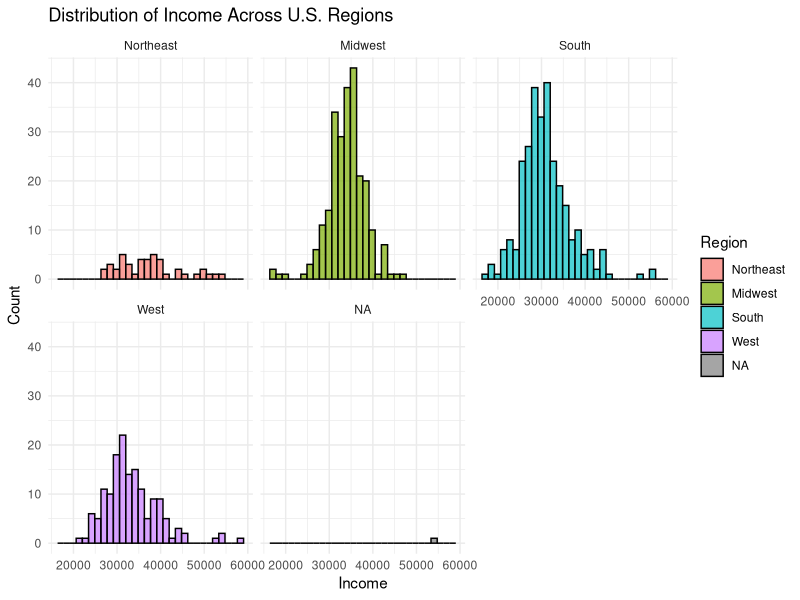
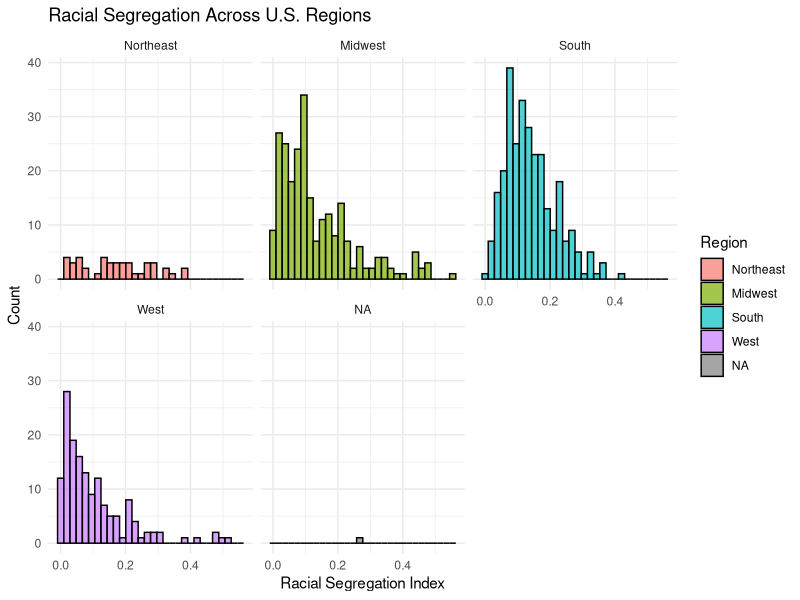
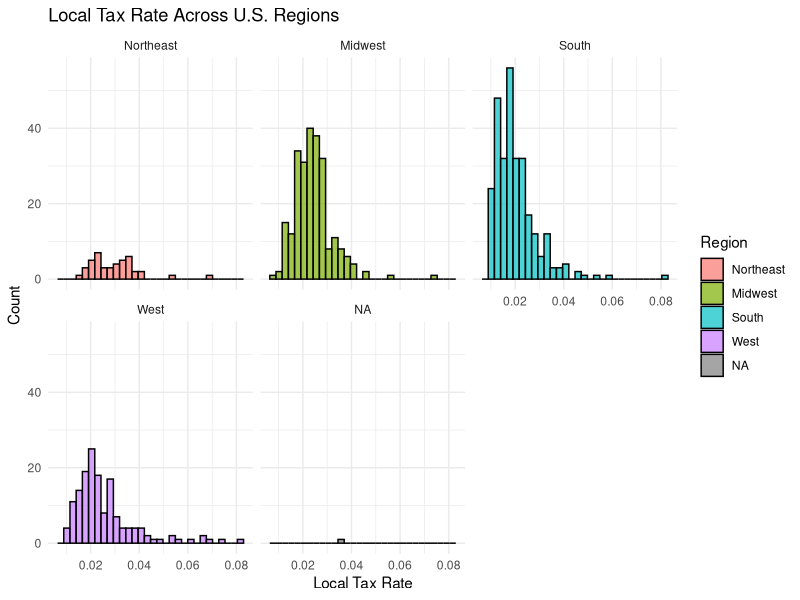

Write R code to recreate these figures, in order.
## ---- chunk 1
library(tidyverse)

mobility_data <- read.csv("mobility-all.csv")
## ---- chunk 2
# View basic structure
str(mobility_data)

# Check for missing values
colSums(is.na(mobility_data))

# Convert categorical variables to factors
mobility_data$State <- as.factor(mobility_data$State)
mobility_data$Urban <- as.factor(mobility_data$Urban)  # If applicable

# Summary statistics for numerical variables
summary(mobility_data)

# Identify columns with missing values
missing_values <- colSums(is.na(mobility_data))
missing_values[missing_values > 0]  # Show only columns with missing values

# Handle missing values (Options: Remove or Impute)
mobility_data <- mobility_data %>%
  drop_na(Mobility)  # Remove rows where Mobility is missing

# Alternatively, impute missing values using median for numerical variables
mobility_data <- mobility_data %>%
  mutate(across(where(is.numeric), ~ ifelse(is.na(.), median(., na.rm = TRUE), .)))

# Save cleaned dataset for future steps
write.csv(mobility_data, "mobility_cleaned.csv", row.names = FALSE)
## ---- chunk 3

# Convert State column to uppercase (just in case)
mobility_data$State <- toupper(mobility_data$State)

# Manually assign regions based on state abbreviations
northeast <- c("CT", "ME", "MA", "NH", "RI", "VT", "NJ", "NY", "PA")
midwest <- c("IL", "IN", "IA", "KS", "MI", "MN", "MO", "NE", "ND", "OH", "SD", "WI")
south <- c("AL", "AR", "DE", "FL", "GA", "KY", "LA", "MD", "MS", "NC", "OK", "SC", "TN", "TX", "VA", "WV")
west <- c("AK", "AZ", "CA", "CO", "HI", "ID", "MT", "NV", "NM", "OR", "UT", "WA", "WY")

# Create a new Region column based on state abbreviations
mobility_data <- mobility_data %>%
  mutate(Region = case_when(
    State %in% northeast ~ "Northeast",
    State %in% midwest ~ "Midwest",
    State %in% south ~ "South",
    State %in% west ~ "West",
    TRUE ~ NA_character_  # Assign NA if state doesn't match
  ))

# Verify if all states were assigned correctly
table(mobility_data$Region, useNA = "ifany")  # Should return counts per region

# Convert Region to a factor
mobility_data$Region <- factor(mobility_data$Region, 
                               levels = c("Northeast", "Midwest", "South", "West"))

# Check if there are still missing regions
sum(is.na(mobility_data$Region))  # Should be 0

# Create facet plot for Income
ggplot(mobility_data, aes(x = Income, fill = Region)) +
  geom_histogram(bins = 30, alpha = 0.7, color = "black") +
  facet_wrap(~Region) +
  labs(title = "Distribution of Income Across U.S. Regions", x = "Income", y = "Count") +
  theme_minimal()

# Create facet plot for Racial Segregation
ggplot(mobility_data, aes(x = Seg_racial, fill = Region)) +
  geom_histogram(bins = 30, alpha = 0.7, color = "black") +
  facet_wrap(~Region) +
  labs(title = "Racial Segregation Across U.S. Regions", x = "Racial Segregation Index", y = "Count") +
  theme_minimal()

# Create facet plot for Local Tax Rate
ggplot(mobility_data, aes(x = Local_tax_rate, fill = Region)) +
  geom_histogram(bins = 30, alpha = 0.7, color = "black") +
  facet_wrap(~Region) +
  labs(title = "Local Tax Rate Across U.S. Regions", x = "Local Tax Rate", y = "Count") +
  theme_minimal()
